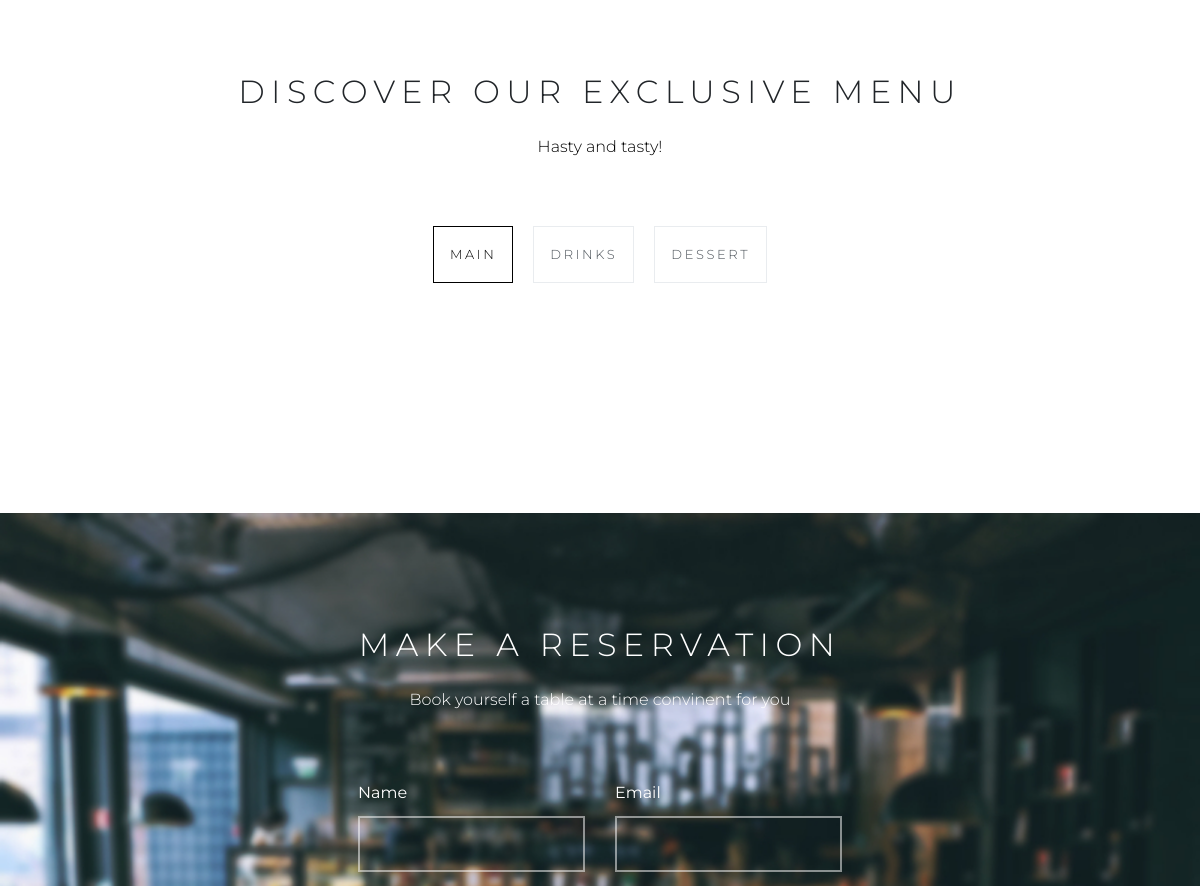
/ (middle part), run on an earlier commit of the app's database.
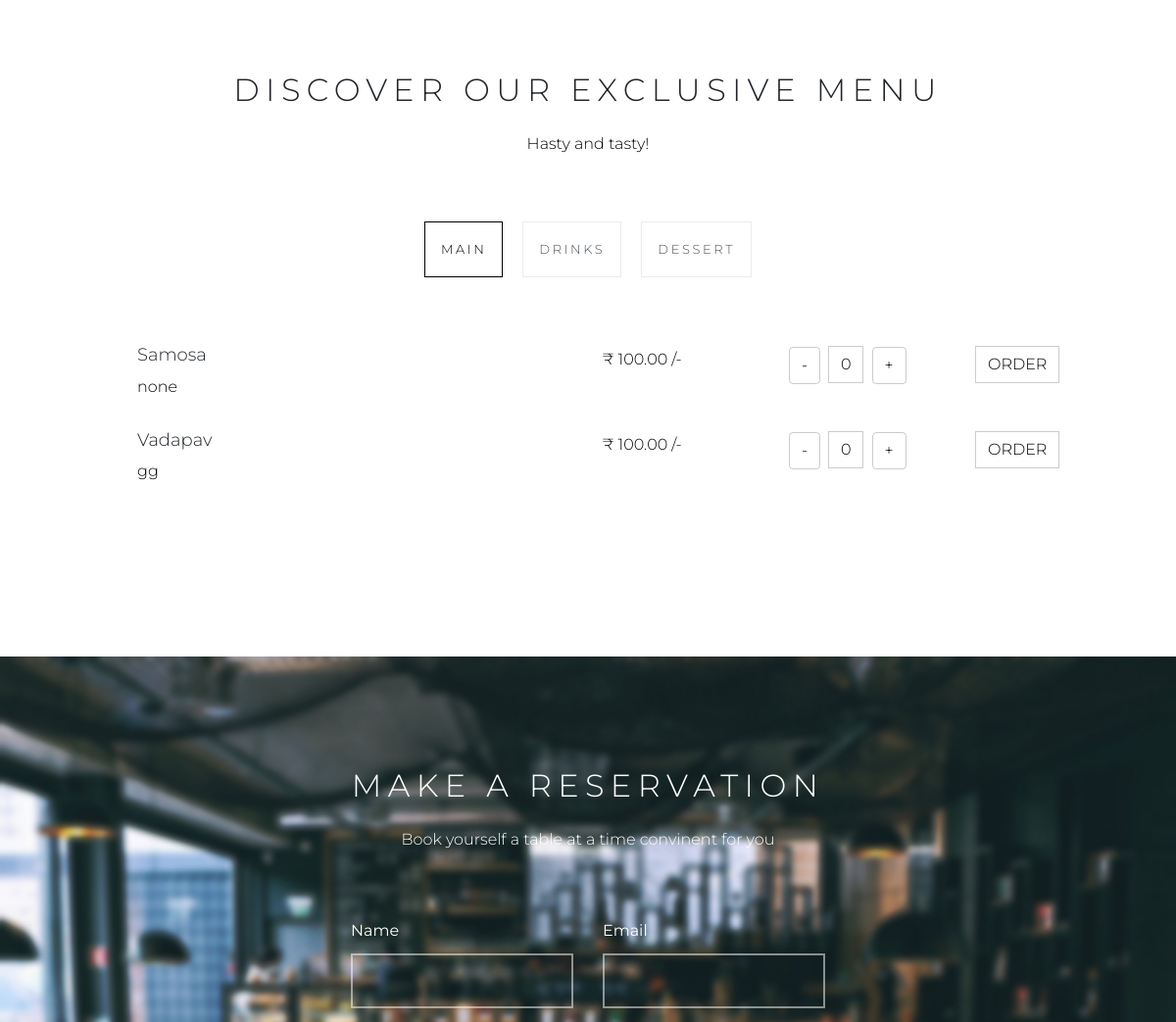
And on a later commit of the database.
### Menu/models.py (models this page shows, shortened)
class Menu(models.Model):
    id = models.IntegerField(default=randint(1000, 9999), primary_key=True, editable=False)
    item_name = models.CharField(max_length=20, default="None")
    item_desc = models.CharField(max_length=50, default="")
    category = models.CharField(max_length=10, choices=[("Main", "Main"), ("Drinks", "Drinks"), ("Desserts", "Desserts")], default="Main")
    status = models.CharField(max_length=3, choices=[("IN", "In Stock"), ("OUT", "Out of Stock")], default="IN")
    price = models.DecimalField(max_digits=5, decimal_places=2, default=100.00)

### IceAndSpice/views.py (the view)
# urls.py: path('', views.index, name='index'),
def index(request):
    context = menu.getmenu()
    return render(request, 'IceAndSpice/index.html', context=context)

### Menu/views.py (called while the page is built)
def getmenu(category=[]):
    data = {
        'menu': {
            'main': [item for item in Menu.objects.filter(category='Main').values()] or None,
            'drinks': [x for x in Menu.objects.filter(category__iexact='Drinks').values()] or None,
            'dessert': Menu.objects.filter(category__iexact='Dessert') or None,
        },
    }
    return data

### IceAndSpice/templates/IceAndSpice/index.html (shortened to what this page needs)
{% load static %}
<!DOCTYPE html>
<html lang="en">
  <head>
    <link rel="stylesheet" href="{% static 'css/bootstrap/bootstrap.css' %}">
    <link rel="stylesheet" href="https://use.fontawesome.com/releases/v5.11.2/css/all.css" />
    <link rel="stylesheet" href="{% static 'fonts/ionicons/css/ionicons.min.css' %}">
    <link rel="stylesheet" href="{% static 'css/magnific-popup.css' %}">
    <link rel="stylesheet" href="{% static 'fonts/fontawesome/css/font-awesome.min.css' %}">
    <link rel="stylesheet" href="{% static 'css/slick.css' %}">
    <link rel="stylesheet" href="{% static 'css/helpers.css' %}">
    <link rel="stylesheet" href="{% static 'css/style.css' %}">
    <link rel="stylesheet" href="{% static 'css/restaurant.css' %}">
  </head>
  <body data-spy="scroll" data-target="#pb-navbar" data-offset="200">
    <section class="pb_section" id="section-menu">
      <div class="container" style="margin-top: -30px;">
        <div class="row justify-content-center mb-5">
          <div class="col-md-10 text-center">
            <h2 class="mb-4 text-uppercase pb_letter-spacing-2">Discover our exclusive menu</h2>
            <p class="sub-heading">Hasty and tasty!</p>
          </div>
        </div>
        <div class="row">
          <div class="col">
            <ul class="nav justify-content-center pb_tab_v1">
              {% for category in menu %}
                <li class="nav-item">
                  <a class="nav-link{% if forloop.first %} active{% endif %} p-3" data-toggle="list" href="#{{category}}" role="tab">{{category}}</a>
                </li>
              {% endfor %}
            </ul>
            <div class="tab-content">
              {% for category, items in menu.items %}
                <div class="tab-pane fade show{% if forloop.first %} active {% endif %}" id="{{category}}" role="tabpanel">
                  <div class="row">
                    <div class="col-md">
                      <ul class="list-unstyled pb_food-menu">
                        {% for item in items %}
                          <li>
                            <div class="row justify-content-center">
                              <div class="col-lg-5">
                                <h3 class="pb_font-18 font-weight-bold">{{item.item_name}}</h3>
                                <p class="mb-0">{{item.item_desc}}</p>
                              </div>
                              <div class="col-lg-2">
                                <span class="price">&#x20B9; {{item.price}} /-</span>
                              </div>
                              <div class="col-lg-2 pb-2">
                                <button onclick="decrement({{item.id}})" class="btn pb_outline-dark">-</button>&nbsp;
                                <input id="quantity-{{item.id}}" name="quantity" class="pb_outline-dark text-center" type="number" min=0 max=20 style="height: 38px; width: 36px;" value=0>&nbsp;
                                <button onclick="increment({{item.id}})" class="btn pb_outline-dark">+</button>
                              </div>
                              <div class="col-lg-1">
                                <button type="button" onclick="openModal({{item.id}}, '{{item.item_name}}', '{{item.price}}')" data-toggle="modal" data-target="#orderModal" class="btn rounded-0 pb_outline-dark">Order</button>
                              </div>
                            </div>
                          </li>
                        {% endfor %}
                      </ul>
                    </div>
                  </div>
                </div>
              {% endfor %}
            </div>
          </div>
        </div>
      </div>
    </section>
    <section class="pb_section pt-6 pb-0" id="section-reserve-table" style="background-image: url({% static 'images/restaurant/800x975/bg_1.jpg' %}); background-repeat: no-repeat; background-size: cover; ">
      <div class="container" style="margin-top: -30px;">
        <div class="row justify-content-center mb-5">
          <div class="col-md-10 text-center">
            <h2 class="mb-4 text-uppercase pb_letter-spacing-2" style="color: white;">Make a Reservation</h2>
            <p style="color: #FFF">Book yourself a table at a time convinent for you</p>
          </div>
        </div>
        <div class="container pt-0" style="padding-bottom: 100px; color: #FFF; width: 80%; font-weight: bolder;">
          <div class="row justify-content-md-center">
            <form action="#book-table" method="POST">
                <div class="row">
                  <div class="col-md">
                    <div class="form-group">
                      <label for="name">Name</label>
                      <input type="text" name="name" class="form-control p-3 pb_outline-r-light rounded-0" id="name" required>
                    </div>
                  </div>
                  <div class="col-md">
                    <div class="form-group">
                      <label for="email">Email</label>
                      <input type="text" name="email" class="form-control p-3 pb_outline-r-light rounded-0" id="email" pattern="^[a-zA-Z0-9+_.-]+@[a-zA-Z0-9.-]+[.][a-zA-Z0-9+_.-]+$" title="Enter Valid Email" required>
                    </div>
                  </div>
                </div>
            </form>
          </div>
        </div>
      </div>
    </section>
  </body>
</html>

### IceAndSpice/static/css/style.css (style rules this page uses)
input, select, textarea { font-weight: 300; color: rgba(0, 0, 0, 0.7); }
.pb_outline-dark { border: 1px solid rgba(0, 0, 0, 0.2); text-transform: uppercase; color: black; background: none; }
html { overflow-x: hidden; font-size: 1em; }
body { font-family: "Montserrat", Arial, sans-serif; }
input, textarea, p { font-weight: 300; }
h1, h2, h3, h4, h5, h6 { font-weight: 300 !important; }
a { -webkit-transition: .3s all ease; -o-transition: .3s all ease; transition: .3s all ease; }
.pb_section { padding: 9em 0; position: relative; display: block; }

### IceAndSpice/static/css/restaurant.css (style rules this page uses)
a { color: #000; }
.pb_food-menu li { margin-bottom: 30px; position: relative; }
.pb_food-menu li .price { color: #000; }
.pb_tab_v1 { margin-bottom: 70px; }
.pb_tab_v1 .nav-item a { color: #495057; border: 1px solid #e9ecef; padding-top: 2px; padding-bottom: 2px; margin: 0 10px; text-transform: uppercase; font-size: 13px; letter-spacing: .2em; }
.pb_tab_v1 .nav-item a.active { border: 1px solid #000; color: #000; }

### IceAndSpice/templates/IceAndSpice/index.html (style rules this page uses)
input[type=number] { -moz-appearance: textfield; }
.pb_outline-r-light { border: 2px solid rgba(255, 255, 255, 0.5); background: none; color: #FFF; }
body { color: black !important; overflow-x: hidden; }

What changed in the data, as far as the page shows it:
added Menu: item_name "Samosa", item_desc "none", price "100.00"
added Menu: item_name "Vadapav", item_desc "gg", price "100.00"
